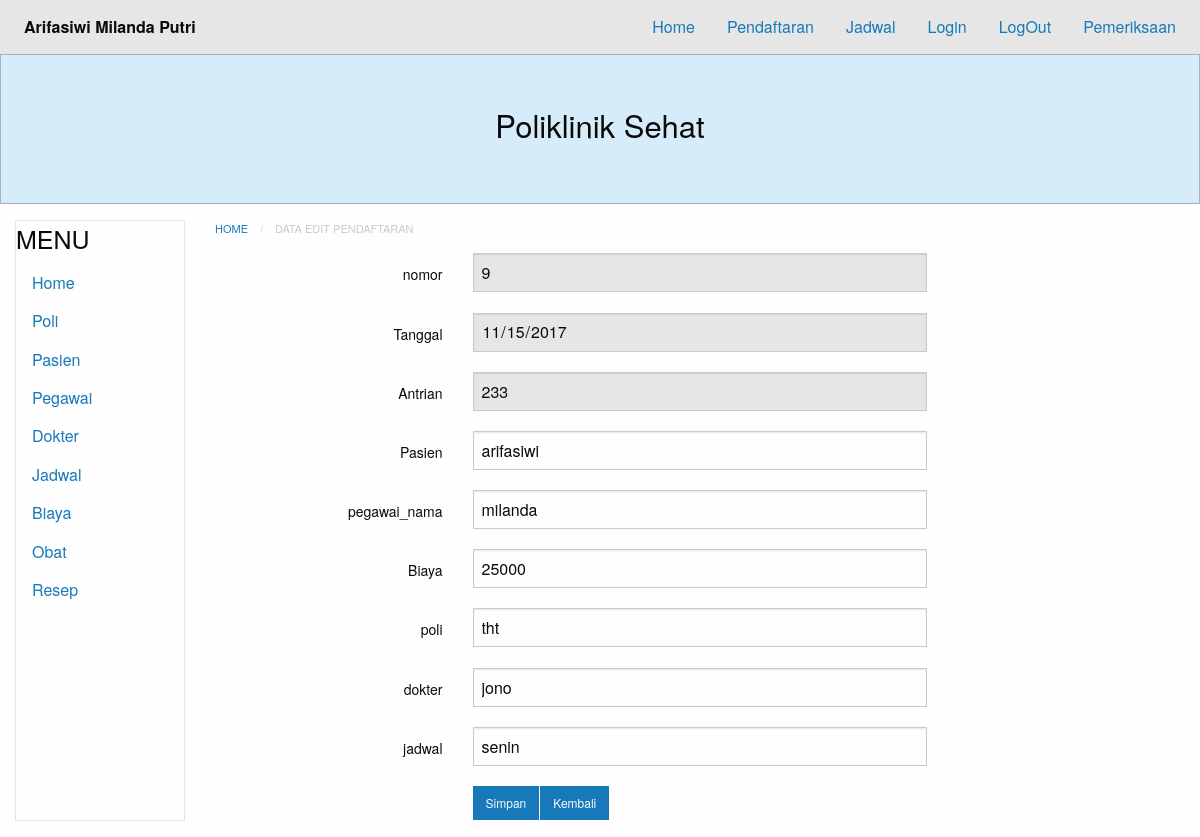
The page /?module=pendaftaran-show&id=16 on the database its author committed.
### tables this page shows
CREATE TABLE `pendaftaran` (
  `id` int(11) NOT NULL,
  `nomor` int(11) NOT NULL,
  `tgl` date NOT NULL,
  `antrian` varchar(255) NOT NULL,
  `pasien_nama` varchar(255) NOT NULL,
  `pegawai_nama` varchar(255) NOT NULL,
  `biaya_tarif` varchar(255) NOT NULL,
  `poli_id` varchar(255) NOT NULL,
  `dokter_id` varchar(255) NOT NULL,
  `jadwal_id` varchar(255) NOT NULL
);

### database.php (called while the page is built, shortened)
<?php
class Database {
	private $db_host = "localhost";
	private $db_user = "root";
	private $db_pass = "";
	private $db_name = "07_arifasiwimp_poliklinik";
	var $con = false;
    var $myconn = "";
	var $result = array();
    function __construct() {
        if(!$this->con){
            $this->myconn = new mysqli($this->db_host, $this->db_user, $this->db_pass, $this->db_name);
            if($this->myconn->connect_errno > 0){
                array_push($this->result, $this->myconn->connect_error);
                return false;
            }else{
                $this->myconn->set_charset('utf8');
                $this->con = true;
                return true;
            }
        } else {
            return true;
        }
    }
	public function select($table, $rows = '*', $join = null,$join2 = null,$join3 = null,$join4 = null, $join5 = null, $join6 = null, $where = null, $order = null, $limit = null){
		$q = 'SELECT '.$rows.' FROM '.$table;
        if($where != null){
        	$q .= ' WHERE '.$where;
		}
        if($this->tableExists($table)){
        	$query = $this->myconn->query($q);
			if($query){
				$this->numResults = $query->num_rows;
				for($i = 0; $i < $this->numResults; $i++){
					$r = $query->fetch_array();
                	$key = array_keys($r);
                	for($x = 0; $x < count($key); $x++){
                    	if(!is_int($key[$x])){
                    		if($query->num_rows >= 1){
                    			$this->result[$i][$key[$x]] = $r[$key[$x]];
							}else{
								$this->result[$i][$key[$x]] = null;
							}
						}
					}
				}
				return true;
			}else{
				array_push($this->result, $this->myconn->error);
				return false;
			}
      	}else{
      		return false;
    	}
    }
	private function TableExists($table) {
    	$res = $this->myconn->query('SHOW TABLES LIKE "'.$table.'"');
    	if(isset($res->num_rows)) {
        	return $res->num_rows > 0 ? true : false;
    	} else {
    		array_push($this->result, $table." does not exist in this database");
    		return false;
    	}
	}
    public function getResult(){
        $val = $this->result;
        $this->result = array();
        return $val;
    }
}

### content.php (called while the page is built, shortened)
<?php
$module = empty($_GET['module']) ? 'home' : $_GET['module'];
switch($module) {
    case 'pendaftaran-show':
        include 'modules/pendaftaran/pendaftaran-edit.php';
    break;
}
?>

### modules/pendaftaran/pendaftaran-edit.php (the view, shortened to what this page needs)
<?php require_once("database.php");
$id=$_GET['id'];
$db = new Database();
$db->select('pendaftaran','*','','','','','','', "id=$id");
$res= $db->getResult();
if(count($res) == 0){
  echo "<b>Tidak ada data yang tersedia</b>";
}else{
  foreach ($res as &$r){?>
<nav aria-label="You are here:" role="navigation">
<ul class="breadcrumbs">
  <li>
    <a href="?module=pendaftaran-edit?">Home</a></li>
  <li class="disabled">Data Edit pendaftaran</li>
</ul>
</nav>
<form action="" method="post">
  <div class="grid-x grid-padding-x">
    <div class="small-3 cell">
      <label for="nomor" class="text-right middle">nomor</label>
    </div>
    <div class="small-6 cell">
      <input type="text" name="nomor" placeholder="nomor" value="<?php echo $r['nomor']; ?>" readonly>
    </div>
  </div>
  <div class="grid-x grid-padding-x">
    <div class="small-3 cell">
      <label for="tgl" class="text-right middle">Tanggal</label>
    </div>
    <div class="small-6 cell">
      <input type="date" name="tgl" placeholder="Nama" value="<?php echo $r['tgl']; ?>" readonly>
    </div>
  </div>
  <div class="grid-x grid-padding-x">
    <div class="small-3 cell">
      <label for="antrian" class="text-right middle">Antrian</label>
    </div>
    <div class="small-6 cell">
      <input type="text" name="antrian" placeholder="Antrian" value="<?php echo $r['antrian']; ?>" readonly>
    </div>
  </div>
  <div class="grid-x grid-padding-x">
    <div class="small-3 cell">
      <label for="pasien_nama" class="text-right middle">Pasien</label>
    </div>
    <div class="small-6 cell">
      <input type="text" name="pasien_nama" placeholder="Pasien" value="<?php echo $r['pasien_nama']; ?>" required>
    </div>
  </div>
  <div class="grid-x grid-padding-x">
    <div class="small-3 cell">
      <label for="pegawai_nama" class="text-right middle">pegawai_nama</label>
    </div>
    <div class="small-6 cell">
      <input type="text" name="pegawai_nama" placeholder="pegawai_nama" value="<?php echo $r['pegawai_nama']; ?>" required>
    </div>
  </div>
 <div class="grid-x grid-padding-x">
    <div class="small-3 cell">
      <label for="biaya_tarif" class="text-right middle">Biaya</label>
    </div>
    <div class="small-6 cell">
      <input type="text" name="biaya_tarif" placeholder="Biaya" value="<?php echo $r['biaya_tarif']; ?>" required>
    </div>
  </div>
  <div class="grid-x grid-padding-x">
    <div class="small-3 cell">
      <label for="poli_id" class="text-right middle">poli</label>
    </div>
    <div class="small-6 cell">
      <input type="text" name="poli_id" placeholder="poli" value="<?php echo $r['poli_id']; ?>" required>
    </div>
  </div>
  <div class="grid-x grid-padding-x">
    <div class="small-3 cell">
      <label for="dokter_id" class="text-right middle">dokter</label>
    </div>
    <div class="small-6 cell">
      <input type="text" name="dokter_id" placeholder="dokter" value="<?php echo $r['dokter_id']; ?>" required>
    </div>
  </div>
  <div class="grid-x grid-padding-x">
    <div class="small-3 cell">
      <label for="jadwal_id" class="text-right middle">jadwal</label>
    </div>
    <div class="small-6 cell">
      <input type="text" name="jadwal_id" placeholder="jadwal" value="<?php echo $r['jadwal_id']; ?>" required>
    </div>
  </div>
  <div class="grid-x grid-padding-x">
    <div class="small-3 cell">
      <label for="tgl" class="text-right middle"></label>
    </div>
    <div class="small-6 cell">
		<div class="small button-group">
  <button class="button" type="submit" name="submit">Simpan</button>
  <a class="button" href='javascript:self.history.back();'>Kembali</a>
</div>
    </div>
  </div>
</form>
<?php
              }
          }
          ?>

### rows shown on the page
pendaftaran: nomor "9", tgl "11/15/2017", antrian "233", pasien_nama "arifasiwi", pegawai_nama "milanda", biaya_tarif "25000", poli_id "tht", dokter_id "jono", jadwal_id "senin"
